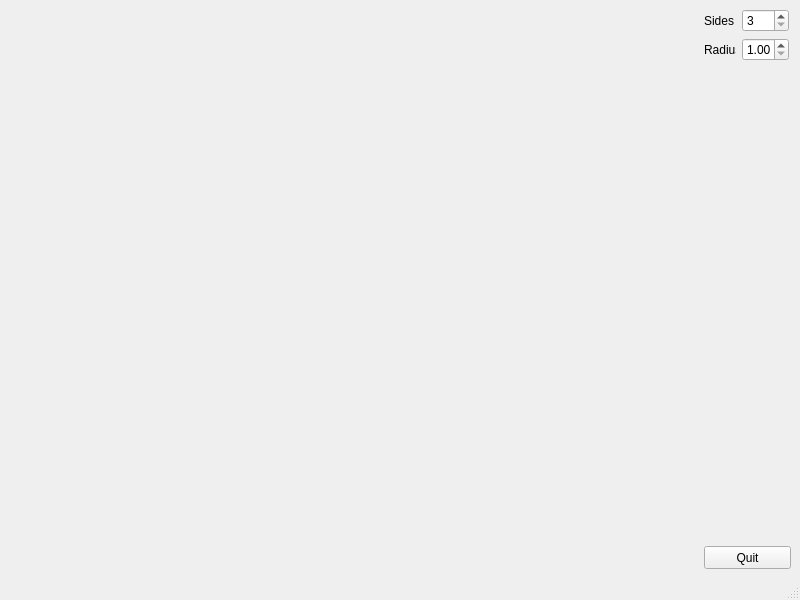
<?xml version="1.0" encoding="UTF-8"?>
<ui version="4.0">
 <class>MainWindow</class>
 <widget class="QMainWindow" name="MainWindow">
  <property name="geometry">
   <rect>
    <x>0</x>
    <y>0</y>
    <width>800</width>
    <height>600</height>
   </rect>
  </property>
  <property name="windowTitle">
   <string>MainWindow</string>
  </property>
  <widget class="QWidget" name="centralwidget">
   <layout class="QGridLayout" name="gridLayout_2">
    <item row="0" column="0">
     <widget class="MyPanelOpenGL" name="widget_myPanelOpenGL" native="true"/>
    </item>
    <item row="0" column="1">
     <layout class="QVBoxLayout" name="verticalLayout">
      <item>
       <layout class="QGridLayout" name="gridLayout">
        <item row="0" column="0">
         <widget class="QLabel" name="label_Sides">
          <property name="maximumSize">
           <size>
            <width>32</width>
            <height>16777215</height>
           </size>
          </property>
          <property name="text">
           <string>Sides</string>
          </property>
          <property name="buddy">
           <cstring>spinBox_Sides</cstring>
          </property>
         </widget>
        </item>
        <item row="0" column="1">
         <widget class="QSpinBox" name="spinBox_Sides">
          <property name="maximumSize">
           <size>
            <width>47</width>
            <height>16777215</height>
           </size>
          </property>
          <property name="minimum">
           <number>3</number>
          </property>
          <property name="maximum">
           <number>60</number>
          </property>
         </widget>
        </item>
        <item row="1" column="0">
         <widget class="QLabel" name="label_Radius">
          <property name="maximumSize">
           <size>
            <width>32</width>
            <height>16777215</height>
           </size>
          </property>
          <property name="text">
           <string>Radius</string>
          </property>
          <property name="buddy">
           <cstring>doubleSpinBox_Radius</cstring>
          </property>
         </widget>
        </item>
        <item row="1" column="1">
         <widget class="QDoubleSpinBox" name="doubleSpinBox_Radius">
          <property name="maximumSize">
           <size>
            <width>47</width>
            <height>16777215</height>
           </size>
          </property>
          <property name="minimum">
           <double>1.000000000000000</double>
          </property>
          <property name="maximum">
           <double>5.000000000000000</double>
          </property>
          <property name="singleStep">
           <double>0.100000000000000</double>
          </property>
         </widget>
        </item>
       </layout>
      </item>
      <item>
       <spacer name="verticalSpacer">
        <property name="orientation">
         <enum>Qt::Vertical</enum>
        </property>
        <property name="sizeHint" stdset="0">
         <size>
          <width>20</width>
          <height>40</height>
         </size>
        </property>
       </spacer>
      </item>
      <item>
       <widget class="QPushButton" name="pushButton_Quit">
        <property name="minimumSize">
         <size>
          <width>87</width>
          <height>23</height>
         </size>
        </property>
        <property name="maximumSize">
         <size>
          <width>87</width>
          <height>16777215</height>
         </size>
        </property>
        <property name="text">
         <string>Quit</string>
        </property>
       </widget>
      </item>
     </layout>
    </item>
   </layout>
   <zorder>label_Sides</zorder>
   <zorder>spinBox_Sides</zorder>
   <zorder>label_Radius</zorder>
   <zorder>doubleSpinBox_Radius</zorder>
   <zorder>pushButton_Quit</zorder>
   <zorder>widget_myPanelOpenGL</zorder>
   <zorder>verticalSpacer</zorder>
  </widget>
  <widget class="QMenuBar" name="menubar">
   <property name="geometry">
    <rect>
     <x>0</x>
     <y>0</y>
     <width>800</width>
     <height>18</height>
    </rect>
   </property>
  </widget>
  <widget class="QStatusBar" name="statusbar"/>
 </widget>
 <customwidgets>
  <customwidget>
   <class>MyPanelOpenGL</class>
   <extends>QWidget</extends>
   <header>mypanelopengl.h</header>
   <container>1</container>
  </customwidget>
 </customwidgets>
 <resources/>
 <connections>
  <connection>
   <sender>doubleSpinBox_Radius</sender>
   <signal>valueChanged(double)</signal>
   <receiver>widget_myPanelOpenGL</receiver>
   <slot>changeRadius(double)</slot>
   <hints>
    <hint type="sourcelabel">
     <x>509</x>
     <y>128</y>
    </hint>
    <hint type="destinationlabel">
     <x>237</x>
     <y>148</y>
    </hint>
   </hints>
  </connection>
  <connection>
   <sender>spinBox_Sides</sender>
   <signal>valueChanged(int)</signal>
   <receiver>widget_myPanelOpenGL</receiver>
   <slot>changeSides(int)</slot>
   <hints>
    <hint type="sourcelabel">
     <x>507</x>
     <y>100</y>
    </hint>
    <hint type="destinationlabel">
     <x>232</x>
     <y>104</y>
    </hint>
   </hints>
  </connection>
  <connection>
   <sender>pushButton_Quit</sender>
   <signal>clicked()</signal>
   <receiver>MainWindow</receiver>
   <slot>close()</slot>
   <hints>
    <hint type="sourcelabel">
     <x>537</x>
     <y>213</y>
    </hint>
    <hint type="destinationlabel">
     <x>525</x>
     <y>317</y>
    </hint>
   </hints>
  </connection>
 </connections>
</ui>
